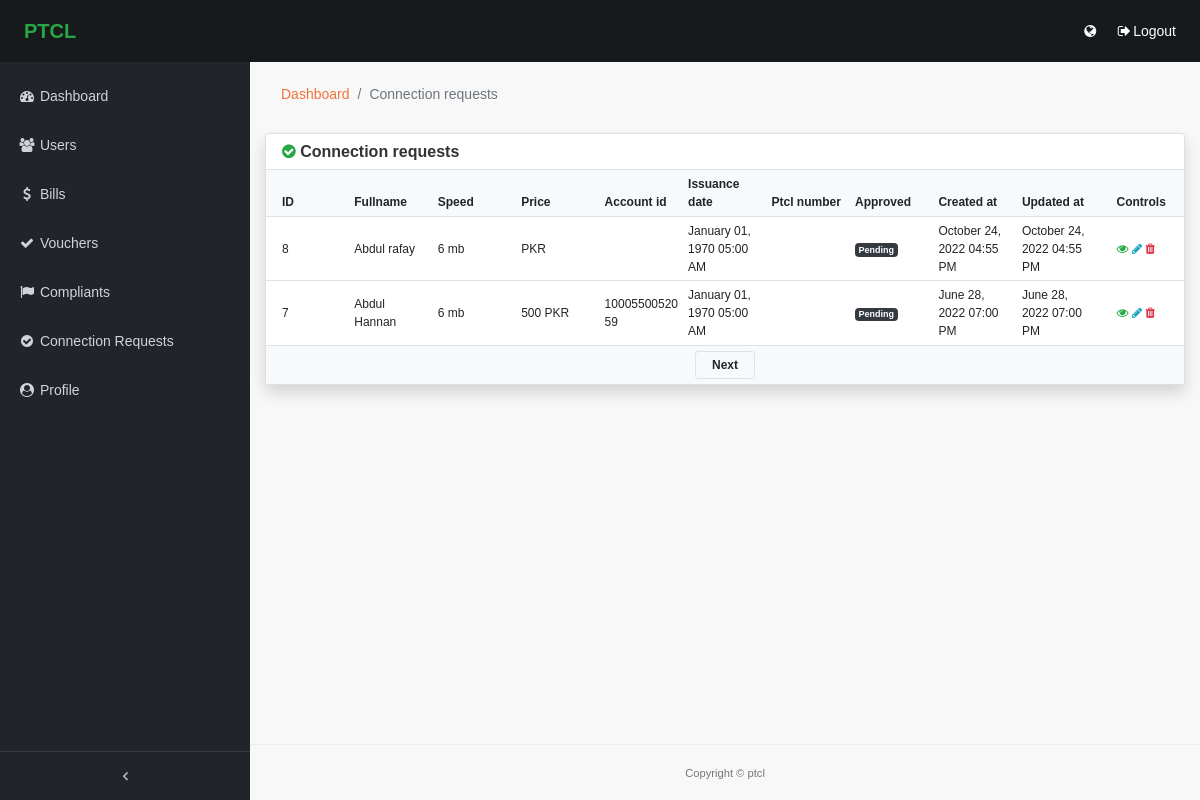
/admin/requests.php (signed in), run on the app's committed database.
### tables this page shows
CREATE TABLE `requests` (
  `id` int(100) NOT NULL,
  `user_id` int(100) DEFAULT NULL,
  `speed` varchar(200) DEFAULT NULL,
  `price` varchar(30) DEFAULT NULL,
  `account_id` varchar(30) DEFAULT NULL,
  `issuance_date` varchar(30) DEFAULT NULL,
  `ptcl_number` varchar(30) DEFAULT NULL,
  `status` int(1) DEFAULT NULL,
  `created_at` varchar(30) DEFAULT NULL,
  `updated_at` varchar(30) DEFAULT NULL
);

CREATE TABLE `users` (
  `id` int(100) NOT NULL,
  `first_name` varchar(200) DEFAULT NULL,
  `last_name` varchar(200) DEFAULT NULL,
  `username` varchar(100) DEFAULT NULL,
  `email` varchar(200) DEFAULT NULL,
  `password` varchar(200) DEFAULT NULL,
  `phone` varchar(30) DEFAULT NULL,
  `cnic` varchar(30) DEFAULT NULL,
  `address` varchar(500) DEFAULT NULL,
  `about` varchar(200) DEFAULT NULL,
  `status` int(1) DEFAULT NULL,
  `role` int(1) DEFAULT NULL,
  `created_at` varchar(30) DEFAULT NULL,
  `updated_at` varchar(30) DEFAULT NULL
);

### classes/database.php (called while the page is built, shortened)
<?php
require_once 'app.php';
class DB extends app {
	private static $execute = [];
	private static $query;
	private static $sql = "";
	public static function table($name){
		$table = " FROM " . $name . " ";
		self::$sql .= $table;
		return __CLASS__;
	}
	public static function columns($columns){
		$cols = " SELECT ";
		if ($columns !== "*"){
			foreach ($columns as $name) {
				$cols .= $name . ", ";
			}
			self::$sql .= substr($cols, 0, -2);
		} else if ($columns === "*"){
			self::$sql .= "SELECT * ";
		}
		return __CLASS__;
	}
	public static function columnsmore($columns){
		$cols = ", ";
		foreach ($columns as $name) {
			$cols .= $name . ", ";
		}
		$cols = substr($cols, 0, -2);
		self::$sql .= $cols;
		return __CLASS__;
	}
	public static function join($joins, $type = "INNER"){
		$join = "";
		$keys = array_keys($joins);
		for ($i = 0; $i < count($joins); $i++) {
			$join .= $type . " JOIN " . $keys[$i] . " ON ";
			foreach ($joins[$keys[$i]] as $key => $value) {
				$join .= $key . " = " . $value . " ";
			}
		}
		self::$sql .= $join;
		return __CLASS__;
	}
	public static function order($column, $type = ""){
		$order = " ORDER BY {$column} {$type}";
		self::$sql .= $order;
		return __CLASS__;
	}
	public static function paging($page, $limit){
		$offset = ($page - 1) * $limit;
		$limit = " LIMIT {$offset} , {$limit} ";
		self::$sql .= $limit;
		return __CLASS__;
	}
	public static function execute(){
		try {
			$result = parent::$con->prepare(self::$sql);
			if (count(self::$execute) == 0) {
				$result->execute();
			} else {
				$result->execute(self::$execute);
			}
			self::$sql = "";
			array_splice(self::$execute, 0);
			return self::$query = $result;
		} catch (Exception $e) {
			$error = "";
			$error .= "<h3 style='font-size:20px;color:red;font-family:arial;margin:10px 0;'>Opps error detected</h3>";
			$error .= "<p style='font-size:14px;font-family:arial;margin:2px 0;'><b>Code :</b> {$e->getCode()}</p>";
			$error .= "<p style='font-size:14px;font-family:arial;margin:2px 0;'><b>Line number :</b> {$e->getLine()}</p>";
			$error .= "<p style='font-size:14px;font-family:arial;margin:2px 0;'><b>Filename</b> :</b> {$e->getFile()}</p>";
			$error .= "<p style='font-size:14px;font-family:arial;margin:2px 0;'><b>Message</b> :</b> {$e->getMessage()}</p>";
			$error .= "<br>";
			echo $error;
		}
	}
	public static function fetch($type = "all"){
		$result = self::$query->setFetchMode(PDO::FETCH_ASSOC);
		if ($type == "all") {
			$result = self::$query->fetchall();
		}
		return $result;
	}
}

### admin/requests.php (the view, shortened to what this page needs)
<?php require_once "../classes/database.php"; ?>
<?php
  $page = (isset($_GET["page"])) ? $_GET["page"] : 1;
  $page = ($page == 0) ? 1 : $page ;
  $colspan = 11;
  $listing = DB::execute();
  $listing = DB::fetch("all"); ?>
<!DOCTYPE html>
<html lang="en">
<head>
  <link href="assets/vendor/bootstrap/css/bootstrap.min.css" rel="stylesheet">
  <link href="assets/css/admin.css" rel="stylesheet">
  <link href="assets/vendor/font-awesome/css/font-awesome.min.css" rel="stylesheet" type="text/css">
  <link href="assets/css/custom.css" rel="stylesheet">
</head>
<body class="fixed-nav sticky-footer" id="page-top">
  <?php app::component("navigation"); ?>
  <div class="content-wrapper">
    <div class="container-fluid">
      <ol class="breadcrumb bg-transparent">
        <li class="breadcrumb-item">
          <a href="dashboard.php">Dashboard</a>
        </li>
        <li class="breadcrumb-item active">Connection requests</li>
      </ol>
      <div class="row">
        <div class="col-12">
          <div class="card shadow p-0 bg-white">
            <div class="d-flex align-items-center px-3 py-2">
              <h6 class="m-0 align-middle">
                <i class=" fa fa-check-circle text-success"></i> <b>Connection requests</b>
              </h6>
            </div>
            <table class="table table-card table-sm mb-0">
              <thead class="bg-light border-top">
                <tr>
                  <th class="px-3 border-0" scope="col">ID</th>
                  <th class="border-0" scope="col">Fullname</th>
                  <th class="border-0" scope="col">Speed</th>
                  <th class="border-0" scope="col">Price</th>
                  <th class="border-0" scope="col">Account id</th>
                  <th class="border-0" scope="col">Issuance date</th>
                  <th class="border-0" scope="col">Ptcl number</th>
                  <th class="border-0" scope="col">Approved</th>
                  <th class="border-0" scope="col">Created at</th>
                  <th class="border-0" scope="col">Updated at</th>
                  <th class="px-3 border-0" scope="col">Controls</th>
                </tr>
              </thead>
              <tbody class="font-12">
                <?php if($listing):?>
                  <?php foreach($listing as $data):?>
                    <tr>
                        <td class="align-middle px-3" data-label="ID">
                          <?php echo $data["id"]; ?>
                        </td>
                        <td class="align-middle text-break" data-label="Fullname">
                          <?php echo ucfirst($data["first_name"]." ".$data["last_name"]); ?>
                        </td>
                        <td class="align-middle text-break" data-label="Speed">
                          <?php echo $data["speed"]; ?>
                        </td>
                        <td class="align-middle text-break" data-label="Price">
                          <?php echo $data["price"]; ?> PKR
                        </td>
                        <td class="align-middle text-break" data-label="Account id">
                          <?php echo $data["account_id"]; ?>
                        </td>
                        <td class="align-middle text-break" data-label="Issuance date">
                          <?php echo app::formatDatetime($data["issuance_date"]); ?>
                        </td>
                        <td class="align-middle text-break" data-label="Ptcl number">
                        </td>
                        <td class="align-middle text-break" data-label="Status">
                           <?php app::is_approved($data["status"]); ?>
                        </td>
                        <td class="align-middle text-break" data-label="Created at">
                          <?php echo app::formatDatetime($data["created_at"]); ?>
                        </td>
                        <td class="align-middle text-break" data-label="Updated at">
                          <?php echo app::formatDatetime($data["updated_at"]); ?>
                        </td>
                        <td class="align-middle px-3" data-label="Controls">
                            <a href="request-details.php?id=<?php echo $data["id"]; ?>" class="fa fa-eye text-success"></a>
                            <a href="request-update.php?id=<?php echo $data["id"]; ?>" class="fa fa-pencil text-info"></a>
                            <a href="requests.php?id=<?php echo $data["id"]; ?>" class="fa fa-trash text-danger"></a>
                        </td>
                    </tr>
                  <?php endforeach;?>
                <?php else:?>
                    <tr><td colspan="<?php echo $colspan; ?>" class="text-center"><b>No records found</b></td></tr>
                <?php endif;?>
              </tbody>
              <tfoot>
                <tr id="pagination" class="bg-light">
                  <td colspan="<?php echo $colspan; ?>" class="text-center">
                    <?php if($listing): ?>
                      <a href="requests.php?page=<?php echo $page + 1; ?>" class="btn btn-sm btn-light border font-12 px-3" <?php echo ($listing) ? "": "disbaled"; ?>>
                        <b>Next</b>
                      </a>
                    <?php endif;?>
                  </td>
                </tr>
              </tfoot>
            </table>
          </div>
        </div>
      </div>
    </div>
  </div>
  <?php app::component("footer"); ?>
</body>
</html>

### admin/components/navigation.php (shortened to what this page needs)
<nav class="navbar navbar-expand-lg navbar-dark bg-default fixed-top" id="mainNav">
    <a class="navbar-brand p-2" href="index.php"><b class="text-success">PTCL</b></a>
    <div class="collapse navbar-collapse" id="navbarResponsive">
        <ul class="navbar-nav navbar-sidenav" id="exampleAccordion">
            <li class="nav-item" data-toggle="tooltip" data-placement="right" title="Dashboard">
                <a class="nav-link" href="dashboard.php">
                    <i class="fa fa-fw fa-dashboard"></i>
                    <span class="nav-link-text">Dashboard</span>
                </a>
            </li>
            <li class="nav-item" data-toggle="tooltip" data-placement="right" title="Users">
                <a class="nav-link" href="users.php">
                    <i class="fa fa-fw fa-users"></i>
                    <span class="nav-link-text">Users</span>
                </a>
            </li>
            <li class="nav-item" data-toggle="tooltip" data-placement="right" title="Bills">
                <a class="nav-link" href="bills.php">
                    <i class="fa fa-fw fa-dollar"></i>
                    <span class="nav-link-text">Bills</span>
                </a>
            </li>
            <li class="nav-item" data-toggle="tooltip" data-placement="right" title="Vouchers">
                <a class="nav-link" href="vouchers.php">
                    <i class="fa fa-fw fa-check"></i>
                    <span class="nav-link-text">Vouchers</span>
                </a>
            </li>
            <li class="nav-item" data-toggle="tooltip" data-placement="right" title="Compliants">
                <a class="nav-link" href="compliants.php">
                    <i class="fa fa-fw fa-flag"></i>
                    <span class="nav-link-text">Compliants</span>
                </a>
            </li>
            <li class="nav-item" data-toggle="tooltip" data-placement="right" title="Requests">
                <a class="nav-link" href="requests.php">
                    <i class="fa fa-fw fa-check-circle"></i>
                    <span class="nav-link-text">Connection Requests</span>
                </a>
            </li>
            <li class="nav-item" data-toggle="tooltip" data-placement="right" title="Profile">
                <a class="nav-link" href="profile.php">
                    <i class="fa fa-fw fa-user-circle"></i>
                    <span class="nav-link-text">Profile</span>
                </a>
            </li>
        </ul>
        <ul class="navbar-nav sidenav-toggler">
            <li class="nav-item">
                <a class="nav-link text-center" id="sidenavToggler">
                    <i class="fa fa-fw fa-angle-left"></i>
                </a>
            </li>
        </ul>
        <ul class="navbar-nav ml-auto">
            <li class="nav-item">
                <a class="nav-link text-white" href="../index.php">
                    <i class="fa fa-fw fa-globe"></i>
                </a>
            </li>
            <li class="nav-item">
                <a class="nav-link text-white" data-toggle="modal" data-target="#logout">
                    <i class="fa fa-fw fa-sign-out"></i>Logout
                </a>
            </li>
        </ul>
    </div>
</nav>

### classes/app.php (shortened to what this page needs)
<?php
class app {
	public static function is_approved($value){
		 if($value == 0){
			echo '<span class="badge badge-dark">Pending</span>';
		 } else if($value == 1) {
			echo '<span class="badge badge-success">Approved</span>';
		 } else if($value == 2){
			echo '<span class="badge badge-warning">Rejected</span>';
		 }
	}
    public static function formatDatetime($datetime = "Y-m-d - h:i a", $pattern = "F d, Y h:i A"){
		$date = date($pattern, strtotime($datetime));
		return $date;
	}
	public static function component($file){
		require_once "components/".$file.".php";
	}
}
?>

### admin/components/footer.php (shortened to what this page needs)
<footer class="sticky-footer p-0">
  <div class="container">
    <div class="text-center">
      <small>Copyright © ptcl </small>
    </div>
  </div>
</footer>

### admin/assets/css/admin.css (style rules this page uses)
html { position: relative; min-height: 100%; }
body { overflow-x: hidden; }
body.sticky-footer { margin-bottom: 62px; }
body.sticky-footer .content-wrapper { min-height: calc(100vh - 62px - 62px); }
body.fixed-nav { padding-top: 56px; }
.content-wrapper { min-height: calc(100vh - 62px); padding-top: 1rem; }
#mainNav .navbar-collapse { overflow: auto; max-height: 75vh; }
#mainNav .navbar-collapse .navbar-nav .nav-item .nav-link { cursor: pointer; }
#mainNav .navbar-collapse .sidenav-toggler { display: none; }
@media (min-width: 992px) { #mainNav .navbar-brand { width: 250px; } }
@media (min-width: 992px) { #mainNav .navbar-collapse { overflow: visible; max-height: none; } }
@media (min-width: 992px) { #mainNav .navbar-collapse .navbar-sidenav { position: absolute; top: 0; left: 0; overflow-x: hidden; overflow-y: auto; -webkit-flex-direction: column; -ms-flex-direction: column; flex-direction: column; margin-top: 62px; } }
@media (min-width: 992px) { #mainNav .navbar-collapse .navbar-sidenav > .nav-item { width: 250px; padding: 0; } }
@media (min-width: 992px) { #mainNav .navbar-collapse .navbar-sidenav > .nav-item > .nav-link { padding: 1em; padding-left: 18px; } }
#mainNav.fixed-top .sidenav-toggler { display: none; }
@media (min-width: 992px) { #mainNav.fixed-top .navbar-sidenav { height: calc(100vh - 111px); } }
@media (min-width: 992px) { #mainNav.fixed-top .sidenav-toggler { position: absolute; top: 0; left: 0; display: flex; overflow-x: hidden; overflow-y: auto; -webkit-flex-direction: column; -ms-flex-direction: column; flex-direction: column; margin-top: calc(100vh - 49px); } }
@media (min-width: 992px) { #mainNav.fixed-top .sidenav-toggler > .nav-item { width: 250px; padding: 0; } }
@media (min-width: 992px) { #mainNav.fixed-top .sidenav-toggler > .nav-item > .nav-link { padding: 1em; } }
#mainNav.fixed-top.navbar-dark .sidenav-toggler { background-color: #212529; border-top: 1px solid #343a40; }
#mainNav.fixed-top.navbar-dark .sidenav-toggler a i { color: #adb5bd; }
.content-wrapper { overflow-x: hidden; background: white; }
@media (min-width: 992px) { .content-wrapper { margin-left: 250px; } }
#sidenavToggler i { font-weight: 800; }
#mainNav.navbar-dark .navbar-collapse .navbar-sidenav > .nav-item > .nav-link { color: #ced4da; }
@media (min-width: 992px) { #mainNav.navbar-dark .navbar-collapse .navbar-sidenav { background: #212529; padding-top: 10px; } }
footer.sticky-footer { position: absolute; right: 0; bottom: 0; width: 100%; height: 56px; border-top: 1px solid #ededed; line-height: 55px; }
@media (min-width: 992px) { footer.sticky-footer { width: calc(100% - 250px); } }
body { background: #f8f8f8; color: #777 !important; font-family: "Poppins", Helvetica, sans-serif; font-size: 14px; font-size: 0.875rem; }
.content-wrapper { background: #f8f8f8; }
h1, h2, h3, h4, h5, h6 { color: #333 !important; }
a { color: #f3723b; text-decoration: none; -moz-transition: all 0.5s ease-in-out; -o-transition: all 0.5s ease-in-out; -webkit-transition: all 0.5s ease-in-out; -ms-transition: all 0.5s ease-in-out; transition: all 0.5s ease-in-out; outline: none; }
.bg-default { background-color: #171a1d; }

### admin/assets/css/custom.css (style rules this page uses)
html, body { font-family: arial; }
.font-12 { font-size: 12px; }
.table-card { margin: 0; padding: 0; width: 100%; table-layout: fixed; font-size: 12px; }
.card { font-size: 12px; }

### data on the page
requests: id "8", user.last_name "Abdul rafay", speed "6 mb", issuance_date "January 01, 1970 05:00 AM", status "Pending", created_at "October 24, 2022 04:55 PM", updated_at "October 24, 2022 04:55 PM"
requests: id "7", user.last_name "Abdul Hannan", speed "6 mb", price "500", account "1000550052059", issuance_date "January 01, 1970 05:00 AM", status "Pending", created_at "June 28, 2022 07:00 PM", updated_at "June 28, 2022 07:00 PM"
